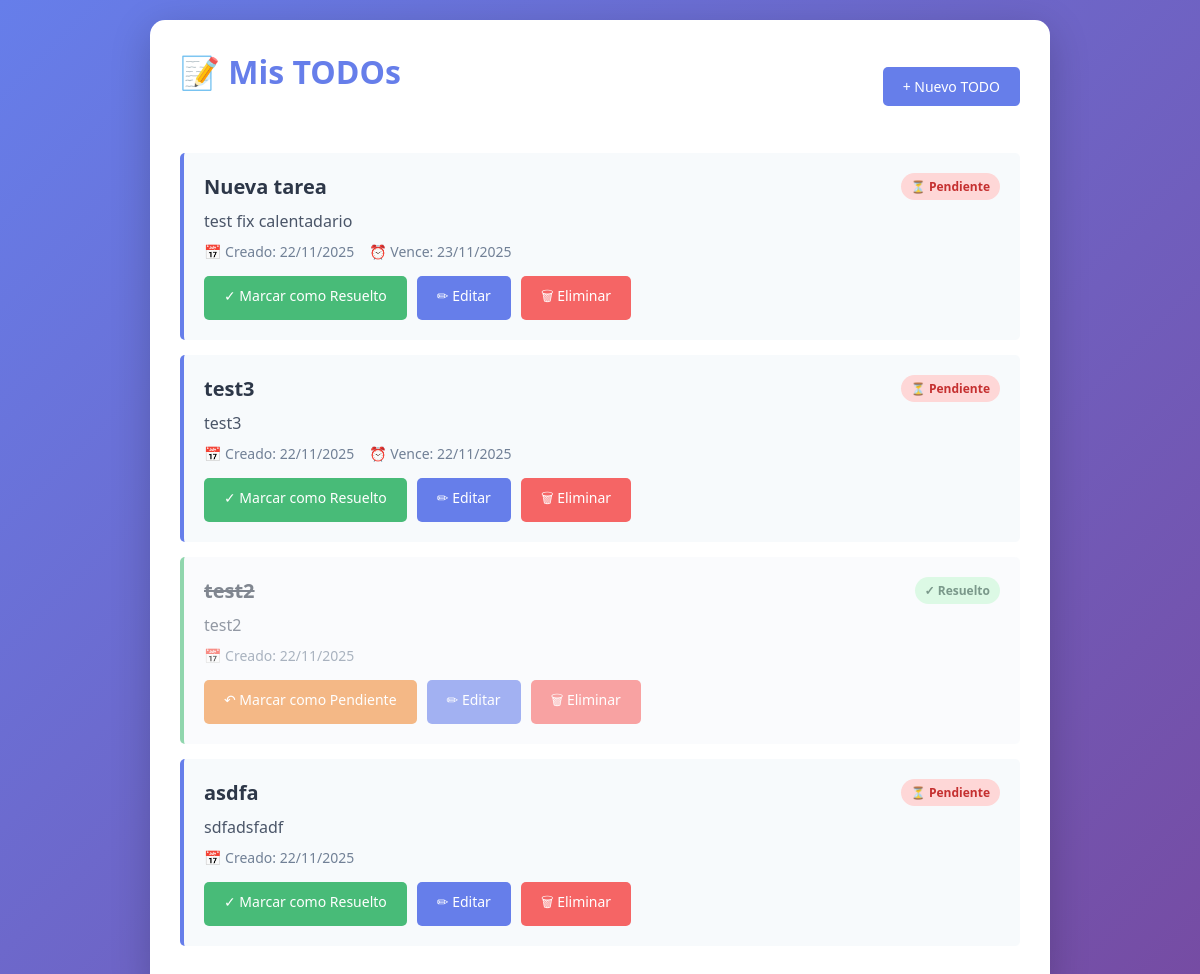
Before: / with the older database file.
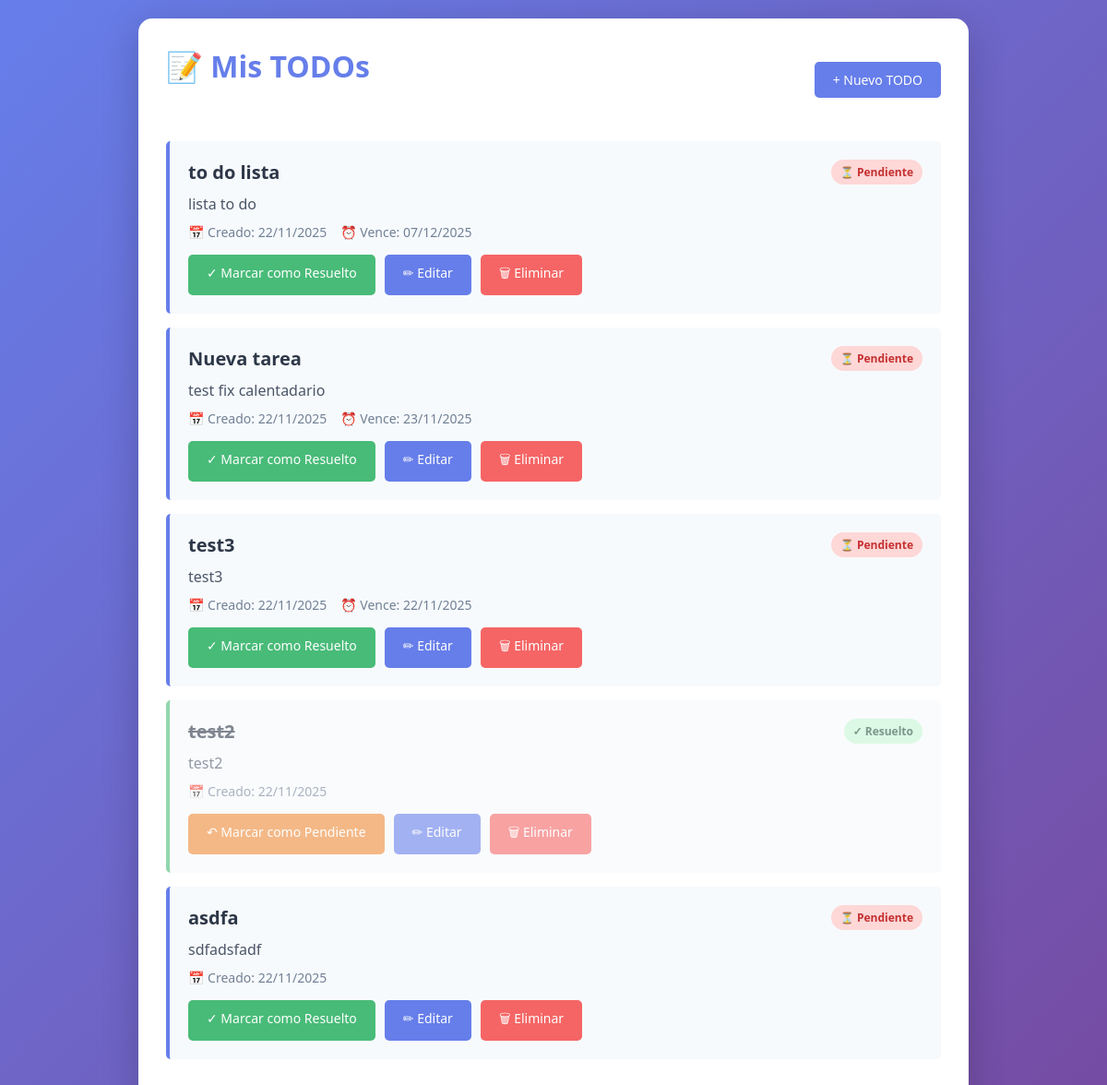
After: the same page with the newer database file.
### todos/models.py (models this page shows, shortened)
class TODO(models.Model):
    title = models.CharField(max_length=200)
    description = models.TextField(blank=True)
    due_date = models.DateField(null=True, blank=True)
    resolved = models.BooleanField(default=False)
    created_at = models.DateTimeField(auto_now_add=True)
    updated_at = models.DateTimeField(auto_now=True)
    class Meta:
        ordering = ['-created_at']

### todos/views.py (the view)
# urls.py: path('', views.TODOListView.as_view(), name='todo_list'),
class TODOListView(ListView):
    model = TODO
    template_name = 'todos/todo_list.html'
    context_object_name = 'todos'

### todos/templates/todos/todo_list.html (shortened to what this page needs)
{% extends 'todos/base.html' %}
{% block content %}
    <div class="header">
        <h1>📝 Mis TODOs</h1>
        <a href="{% url 'todo_create' %}" class="btn btn-primary">+ Nuevo TODO</a>
    </div>
    {% if todos %}
        {% for todo in todos %}
            <div class="todo-item {% if todo.resolved %}resolved{% endif %}">
                <div class="todo-header">
                    <h3 class="todo-title {% if todo.resolved %}resolved{% endif %}">
                        {{ todo.title }}
                    </h3>
                    <span class="status-badge {% if todo.resolved %}status-resolved{% else %}status-pending{% endif %}">
                        {% if todo.resolved %}✓ Resuelto{% else %}⏳ Pendiente{% endif %}
                    </span>
                </div>
                {% if todo.description %}
                    <p class="todo-description">{{ todo.description }}</p>
                {% endif %}
                <div class="todo-meta">
                    <span>📅 Creado: {{ todo.created_at|date:"d/m/Y" }}</span>
                    {% if todo.due_date %}
                        <span>⏰ Vence: {{ todo.due_date|date:"d/m/Y" }}</span>
                    {% endif %}
                </div>
                <div class="todo-actions">
                    <a href="{% url 'todo_toggle' todo.pk %}" class="btn {% if todo.resolved %}btn-warning{% else %}btn-success{% endif %}">
                        {% if todo.resolved %}↶ Marcar como Pendiente{% else %}✓ Marcar como Resuelto{% endif %}
                    </a>
                    <a href="{% url 'todo_edit' todo.pk %}" class="btn btn-primary">✏ Editar</a>
                    <a href="{% url 'todo_delete' todo.pk %}" class="btn btn-danger">🗑 Eliminar</a>
                </div>
            </div>
        {% endfor %}
    {% else %}
        <div class="empty-state">
            <h2>No hay TODOs todavía</h2>
            <p>¡Crea tu primer TODO para empezar!</p>
        </div>
    {% endif %}
{% endblock %}

### todos/templates/todos/base.html (shortened to what this page needs)
<!DOCTYPE html>
<html lang="es">
<head>
</head>
<body>
    <div class="container">
        {% block content %}{% endblock %}
    </div>
</body>
</html>

Changed rows visible on the page:
added TODO: title "to do lista", resolved "⏳ Pendiente", description "lista to do", created_at "22/11/2025", due_date "07/12/2025"
